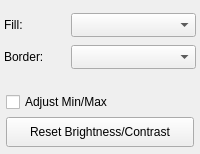
          <widget class="QWidget" name="appearance_bar_" native="true">
           <layout class="QVBoxLayout" name="verticalLayout_3">
            <property name="spacing">
             <number>2</number>
            </property>
            <property name="margin">
             <number>4</number>
            </property>
            <item>
             <widget class="QWidget" name="colors_" native="true">
              <layout class="QHBoxLayout" name="horizontalLayout_14">
               <property name="spacing">
                <number>0</number>
               </property>
               <property name="margin">
                <number>2</number>
               </property>
              </layout>
             </widget>
            </item>
            <item>
             <widget class="QWidget" name="fill_" native="true">
              <property name="minimumSize">
               <size>
                <width>0</width>
                <height>30</height>
               </size>
              </property>
              <property name="maximumSize">
               <size>
                <width>16777215</width>
                <height>32</height>
               </size>
              </property>
              <layout class="QHBoxLayout" name="horizontalLayout_7" stretch="1,2">
               <property name="spacing">
                <number>4</number>
               </property>
               <property name="margin">
                <number>0</number>
               </property>
               <item>
                <widget class="QLabel" name="label">
                 <property name="minimumSize">
                  <size>
                   <width>0</width>
                   <height>30</height>
                  </size>
                 </property>
                 <property name="maximumSize">
                  <size>
                   <width>90</width>
                   <height>30</height>
                  </size>
                 </property>
                 <property name="text">
                  <string>Fill:</string>
                 </property>
                </widget>
               </item>
               <item>
                <widget class="QComboBox" name="fill_selection_combo_">
                 <property name="minimumSize">
                  <size>
                   <width>0</width>
                   <height>24</height>
                  </size>
                 </property>
                </widget>
               </item>
              </layout>
             </widget>
            </item>
            <item>
             <widget class="QWidget" name="border_" native="true">
              <property name="minimumSize">
               <size>
                <width>0</width>
                <height>30</height>
               </size>
              </property>
              <layout class="QHBoxLayout" name="horizontalLayout_12" stretch="1,2">
               <property name="spacing">
                <number>4</number>
               </property>
               <property name="margin">
                <number>0</number>
               </property>
               <item>
                <widget class="QLabel" name="label_2">
                 <property name="minimumSize">
                  <size>
                   <width>0</width>
                   <height>30</height>
                  </size>
                 </property>
                 <property name="maximumSize">
                  <size>
                   <width>90</width>
                   <height>30</height>
                  </size>
                 </property>
                 <property name="text">
                  <string>Border:</string>
                 </property>
                </widget>
               </item>
               <item>
                <widget class="QComboBox" name="border_selection_combo_">
                 <property name="minimumSize">
                  <size>
                   <width>0</width>
                   <height>24</height>
                  </size>
                 </property>
                </widget>
               </item>
              </layout>
             </widget>
            </item>
            <item>
             <widget class="QWidget" name="bright_contrast_" native="true">
              <layout class="QVBoxLayout" name="verticalLayout_4">
               <property name="spacing">
                <number>4</number>
               </property>
               <property name="margin">
                <number>2</number>
               </property>
               <item>
                <widget class="QWidget" name="brightness_" native="true">
                 <layout class="QVBoxLayout" name="brightness_h_layout_">
                  <property name="spacing">
                   <number>2</number>
                  </property>
                  <property name="margin">
                   <number>0</number>
                  </property>
                  <item>
                   <widget class="QtUtils::QtSliderDoubleCombo" name="brightness_adjuster_" native="true"/>
                  </item>
                 </layout>
                </widget>
               </item>
               <item>
                <widget class="QWidget" name="contrast_" native="true">
                 <layout class="QVBoxLayout" name="contrast_h_layout_">
                  <property name="spacing">
                   <number>2</number>
                  </property>
                  <property name="margin">
                   <number>0</number>
                  </property>
                  <item>
                   <widget class="QtUtils::QtSliderDoubleCombo" name="contrast_adjuster_" native="true"/>
                  </item>
                 </layout>
                </widget>
               </item>
               <item>
                <widget class="QWidget" name="display_max_" native="true">
                 <layout class="QVBoxLayout" name="verticalLayout_14">
                  <property name="spacing">
                   <number>2</number>
                  </property>
                  <property name="margin">
                   <number>0</number>
                  </property>
                  <item>
                   <widget class="QtUtils::QtSliderDoubleCombo" name="display_max_adjuster_" native="true"/>
                  </item>
                 </layout>
                </widget>
               </item>
               <item>
                <widget class="QWidget" name="display_min_" native="true">
                 <layout class="QVBoxLayout" name="verticalLayout_15">
                  <property name="spacing">
                   <number>2</number>
                  </property>
                  <property name="margin">
                   <number>0</number>
                  </property>
                  <item>
                   <widget class="QtUtils::QtSliderDoubleCombo" name="display_min_adjuster_" native="true"/>
                  </item>
                 </layout>
                </widget>
               </item>
               <item>
                <widget class="QWidget" name="widget_2" native="true">
                 <property name="sizePolicy">
                  <sizepolicy hsizetype="Preferred" vsizetype="Fixed">
                   <horstretch>0</horstretch>
                   <verstretch>0</verstretch>
                  </sizepolicy>
                 </property>
                 <layout class="QHBoxLayout" name="horizontalLayout_25">
                  <property name="spacing">
                   <number>0</number>
                  </property>
                  <property name="margin">
                   <number>0</number>
                  </property>
                  <item>
                   <widget class="QCheckBox" name="adjust_minmax_checkbox_">
                    <property name="toolTip">
                     <string>Adjust the contrast/brightness by setting the minimum and maximum gray value</string>
                    </property>
                    <property name="text">
                     <string>Adjust Min/Max</string>
                    </property>
                   </widget>
                  </item>
                 </layout>
                </widget>
               </item>
               <item>
                <widget class="QWidget" name="widget_4" native="true">
                 <property name="minimumSize">
                  <size>
                   <width>0</width>
                   <height>32</height>
                  </size>
                 </property>
                 <layout class="QHBoxLayout" name="horizontalLayout_15">
                  <property name="spacing">
                   <number>0</number>
                  </property>
                  <property name="margin">
                   <number>0</number>
                  </property>
                  <item>
                   <widget class="QPushButton" name="reset_brightness_contrast_button_">
                    <property name="minimumSize">
                     <size>
                      <width>0</width>
                      <height>30</height>
                     </size>
                    </property>
                    <property name="toolTip">
                     <string>Reset contrast brightness to its default values</string>
                    </property>
                    <property name="text">
                     <string>Reset Brightness/Contrast</string>
                    </property>
                   </widget>
                  </item>
                 </layout>
                </widget>
               </item>
              </layout>
             </widget>
            </item>
           </layout>
          </widget>
